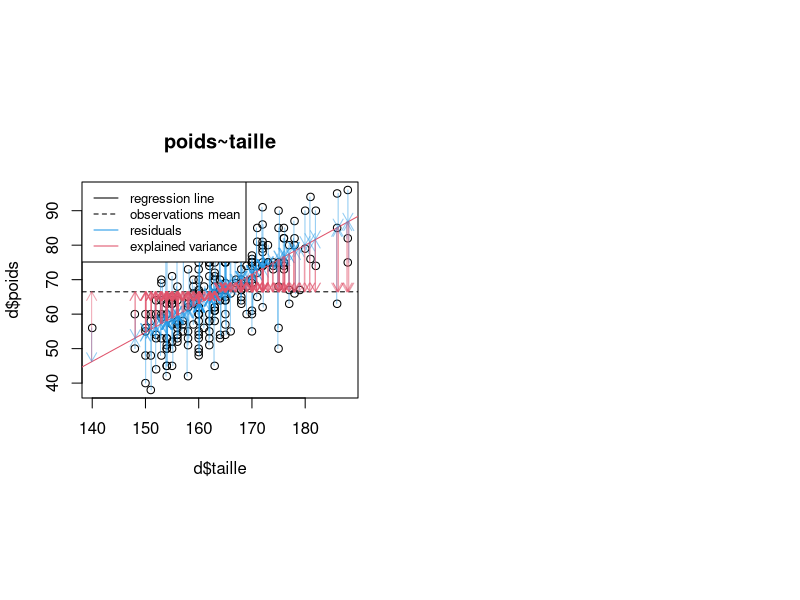
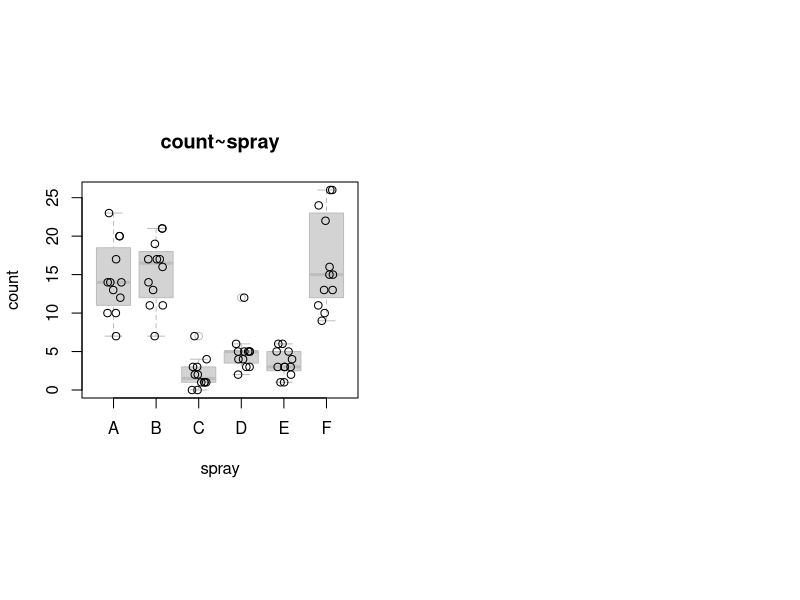
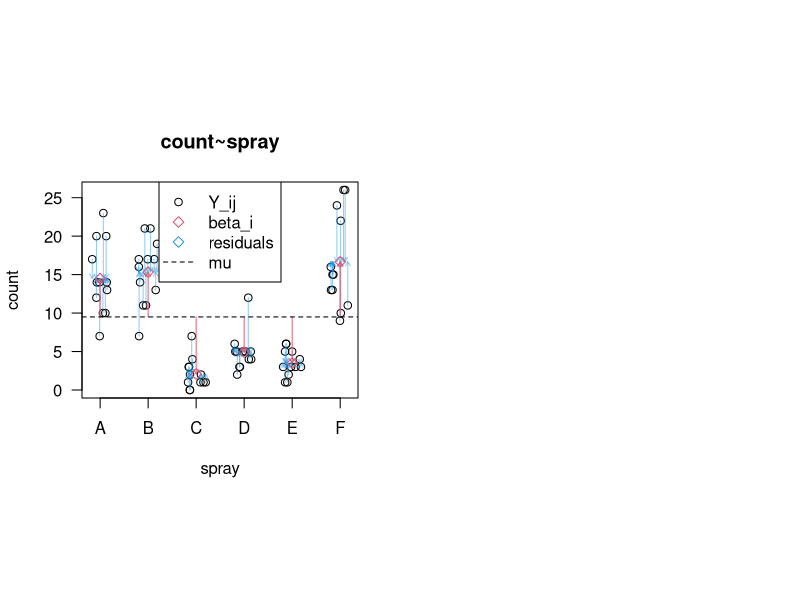
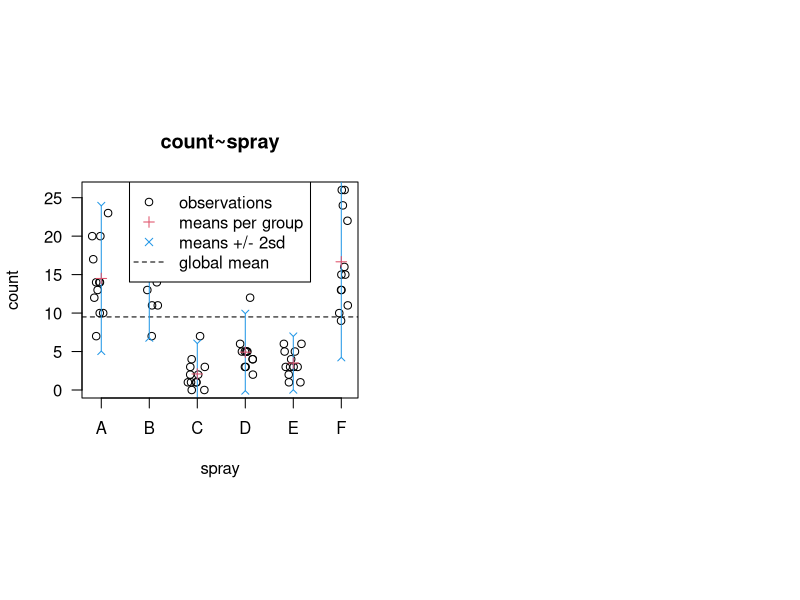
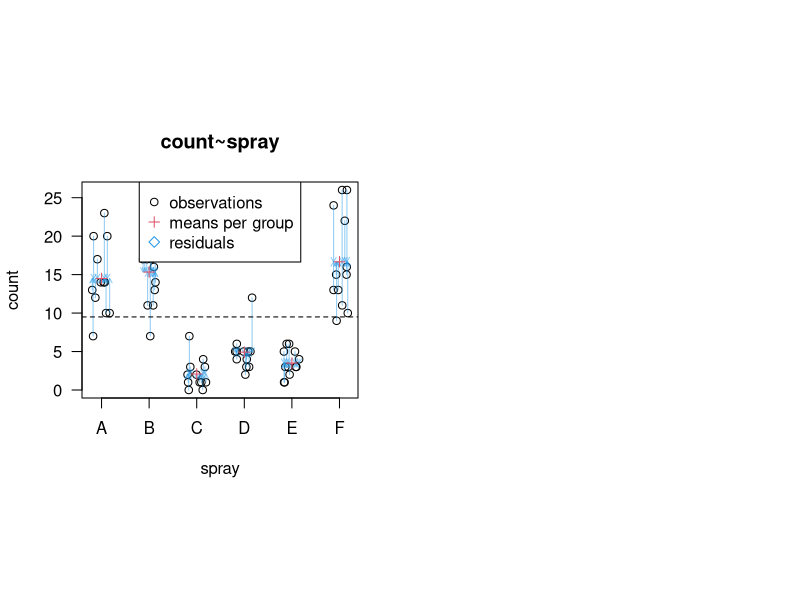
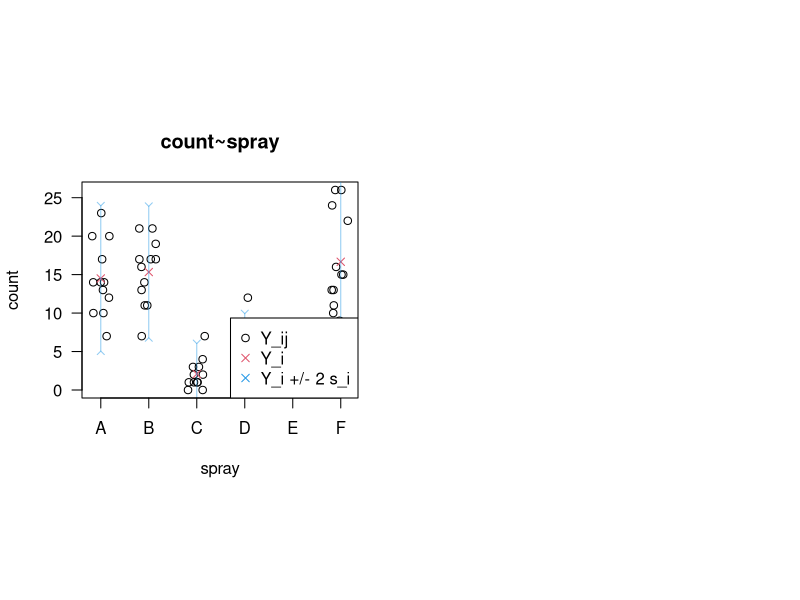
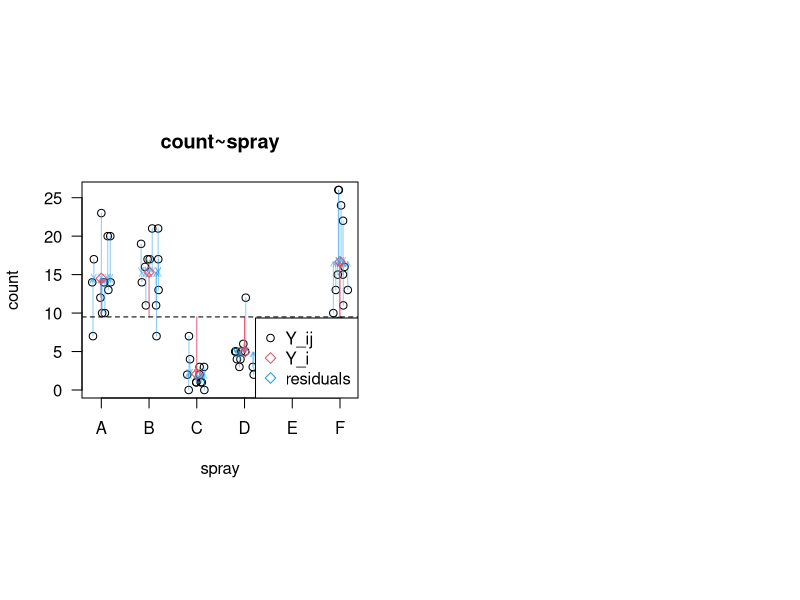
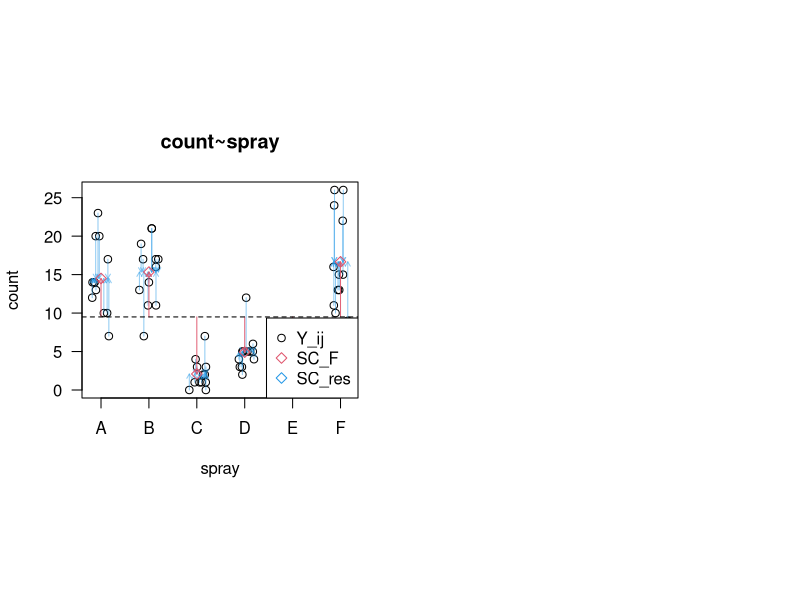

Recreate these plots in R, in order.
## ---- chunk 1
options(htmltools.dir.version = FALSE, width = 75)
knitr::opts_chunk$set(echo = TRUE, fig.width=15, fig.heigh=5, fig.align='center', dev='png', dpi = 95,
echo=FALSE, results="hide")

## ---- chunk 2
d = read.table("data/data_nutri.csv", header=TRUE, sep=",", row.names = 1)
layout(matrix(1:2, 1, byrow=TRUE), respect=TRUE)
plot(d$taille, d$poids, main="poids~taille")
## Model
# Y~X
# E(Y) = b.X
# E(Y) = b_0 + b_1.X
# Y_i = b_0 + b_1.X_i + e_i
m = lm(d$poids~d$taille)
# m$coefficients
abline(a=m$coefficients[[1]], b=m$coefficients[[2]], col=2) # /!\ y = b.x + a
abline(h=mean(d$poids), lty=2)
# residuals
# m$residuals
t = jitter(d$taille)
suppressWarnings(arrows(t, d$poids, t, d$poids-m$residuals, col=adjustcolor(4, alpha.f=0.5), length=0.1))
suppressWarnings(arrows(t, d$poids-m$residuals, t, mean(d$poids), col=adjustcolor(2, alpha.f=0.5), length=0.1))
legend("topleft",c("regression line", "observations mean", "residuals", "explained variance"), col=c(1,1,4,2), lty=c(1,2,1,1), cex=.8)

## ---- chunk 3
sc_res = sum(m$residuals^2)
sc_reg = sum((d$poids-m$residuals - mean(d$poids))^2)
sc_tot = sum((d$poids - mean(d$poids))^2)

sc_res
sc_reg
sc_tot

sc_reg / sc_tot

m = lm(d$poids~d$taille)
summary(m)
## ---- chunk 4
data("InsectSprays")
d = InsectSprays
head(d)
tail(d)
## ---- chunk 5
layout(matrix(1:2, 1, byrow=TRUE), respect=TRUE)
p = plot(d$spray, d$count, main="count~spray", xlab="spray", ylab="count", border="grey")
points(jitter(as.numeric(d$spray)), d$count)
## ---- chunk 6
y_i = sapply(levels(d$spray), function(s) {
 mean(d[d$spray==s,]$count)
})
layout(matrix(1:2, 1, byrow=TRUE), respect=TRUE)
sp = jitter(as.numeric(d$spray))
plot(sp, d$count, main="count~spray", las=2, type="p", xaxt="n", xlab="spray", ylab="count")
suppressWarnings(arrows(sp, d$count, sp, rep(y_i,each=12), col=adjustcolor(4, alpha.f=0.5), length=0.05))
points(y_i, pch=5, col=2)
suppressWarnings(arrows(1:6, mean(y_i), 1:6, y_i, col=adjustcolor(2, alpha.f=0.9), length=0.05))
abline(h=mean(y_i), lty=2)

axis(1, 1:length(levels(d$spray)), labels=levels(d$spray))
legend("top", c("Y_ij", "beta_i", "residuals", "mu"), pch=c(1,5,5,NA), col=c(1,2,4,1), lty=c(0,0,0,2), border=0)
## ---- chunk 7
y_i = sapply(levels(d$spray), function(s) {
 mean(d[d$spray==s,]$count)
})
s2_i = sapply(levels(d$spray), function(s) {
 var(d[d$spray==s,]$count)
})
s_i = sqrt(s2_i)
layout(matrix(1:2, 1, byrow=TRUE), respect=TRUE)
sp = jitter(as.numeric(d$spray))
plot(sp, d$count, main="count~spray", las=2, type="p", xaxt="n", xlab="spray", ylab="count")
abline(h=mean(y_i), lty=2)
sp = 1:length(levels(d$spray))
suppressWarnings(arrows(sp, y_i, sp, y_i + 2 * sqrt(s2_i), col=4, length=0.05, angle=135))
suppressWarnings(arrows(sp, y_i, sp, y_i - 2 * sqrt(s2_i), col=4, length=0.05, angle=135))
points(y_i, pch=3, col=2)
axis(1, 1:length(levels(d$spray)), labels=levels(d$spray))
legend("top", c("observations", "means per group", "means +/- 2sd", "global mean"), pch=c(1,3,4,NA), col=c(1,2,4,1), lty=c(0,0,0,2))
## ---- chunk 8
y_i = sapply(levels(d$spray), function(s) {
 mean(d[d$spray==s,]$count)
})
layout(matrix(1:2, 1, byrow=TRUE), respect=TRUE)
sp = jitter(as.numeric(d$spray))
plot(sp, d$count, main="count~spray", las=2, type="p", xaxt="n", xlab="spray", ylab="count")
suppressWarnings(arrows(sp, d$count, sp, rep(y_i,each=12), col=adjustcolor(4, alpha.f=0.5), length=0.05))
points(y_i, pch=3, col=2)
# suppressWarnings(arrows(1:6, mean(y_i), 1:6, y_i, col=adjustcolor(2, alpha.f=0.9), length=0.05))
abline(h=mean(y_i), lty=2)

axis(1, 1:length(levels(d$spray)), labels=levels(d$spray))
legend("top", c("observations", "means per group", "residuals"), pch=c(1,3,5), col=c(1,2,4))
## ---- chunk 9
table(d$spray)
## ---- chunk 10
y_i = sapply(levels(d$spray), function(s) {
 mean(d[d$spray==s,]$count)
})
s2_i = sapply(levels(d$spray), function(s) {
 var(d[d$spray==s,]$count)
})
s_i = sqrt(s2_i)
print(y_i)
print(s2_i)
print(s_i)
## ---- chunk 11
y_i = sapply(levels(d$spray), function(s) {
 mean(d[d$spray==s,]$count)
})
s2_i = sapply(levels(d$spray), function(s) {
 var(d[d$spray==s,]$count)
})
s_i = sqrt(s2_i)
layout(matrix(1:2, 1, byrow=TRUE), respect=TRUE)
sp = jitter(as.numeric(d$spray))
plot(sp, d$count, main="count~spray", las=2, type="p", xaxt="n", xlab="spray", ylab="count")
points(y_i, pch=4, col=2)
sp = 1:length(levels(d$spray))
suppressWarnings(arrows(sp, y_i, sp, y_i + 2 * sqrt(s2_i), col=adjustcolor(4, alpha.f=0.5), length=0.05, angle=135))
suppressWarnings(arrows(sp, y_i, sp, y_i - 2 * sqrt(s2_i), col=adjustcolor(4, alpha.f=0.5), length=0.05, angle=135))
axis(1, 1:length(levels(d$spray)), labels=levels(d$spray))
legend("bottomright", c("Y_ij", "Y_i", "Y_i +/- 2 s_i"), pch=c(1,4,4), col=c(1,2,4))
## ---- chunk 12
y_i = sapply(levels(d$spray), function(s) {
 mean(d[d$spray==s,]$count)
})
layout(matrix(1:2, 1, byrow=TRUE), respect=TRUE)
sp = jitter(as.numeric(d$spray))
plot(sp, d$count, main="count~spray", las=2, type="p", xaxt="n", xlab="spray", ylab="count")
suppressWarnings(arrows(sp, d$count, sp, rep(y_i,each=12), col=adjustcolor(4, alpha.f=0.5), length=0.05))
points(y_i, pch=5, col=2)
suppressWarnings(arrows(1:6, mean(y_i), 1:6, y_i, col=adjustcolor(2, alpha.f=0.9), length=0.05))
abline(h=mean(y_i), lty=2)

axis(1, 1:length(levels(d$spray)), labels=levels(d$spray))
legend("bottomright", c("Y_ij", "Y_i", "residuals"), pch=c(1,5,5), col=c(1,2,4))
## ---- chunk 13
m = lm(d$count~d$spray)
summary(m)
## ---- chunk 14
y_i = sapply(levels(d$spray), function(s) {
 mean(d[d$spray==s,]$count)
})
layout(matrix(1:2, 1, byrow=TRUE), respect=TRUE)
sp = jitter(as.numeric(d$spray))
plot(sp, d$count, main="count~spray", las=2, type="p", xaxt="n", xlab="spray", ylab="count")
suppressWarnings(arrows(sp, d$count, sp, rep(y_i,each=12), col=adjustcolor(4, alpha.f=0.5), length=0.05))
points(y_i, pch=5, col=2)
suppressWarnings(arrows(1:6, mean(y_i), 1:6, y_i, col=adjustcolor(2, alpha.f=0.9), length=0.05))
abline(h=mean(y_i), lty=2)

axis(1, 1:length(levels(d$spray)), labels=levels(d$spray))
legend("bottomright", c("Y_ij", "SC_F", "SC_res"), pch=c(1,5,5), col=c(1,2,4))
## ---- chunk 15
m = lm(d$count~d$spray)
anova(m)
## ---- chunk 16
m = lm(d$count~d$spray)
summary(m)
